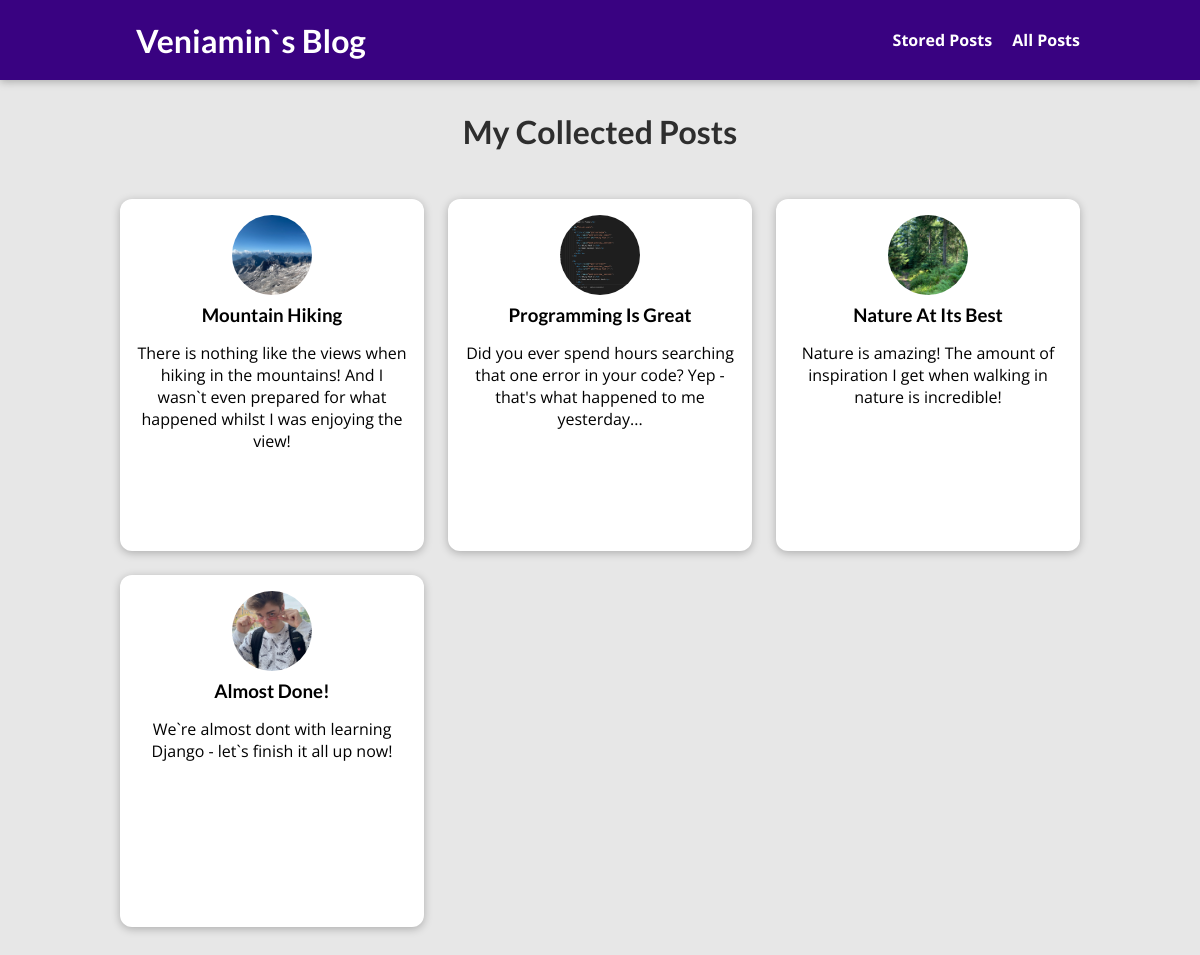
The page /posts on the database its author committed.
### blog/models.py (models this page shows, shortened)
class Post(models.Model):
    title = models.CharField(max_length = 150)
    excerpt = models.CharField(max_length = 200)
    image = models.ImageField(upload_to = 'posts', null = True)
    date = models.DateField(auto_now = True)
    slug = models.SlugField(unique = True, db_index = True)
    content = models.TextField() # validators = [MinValueValidator(10)]
    author = models.ForeignKey(Author, on_delete = models.SET_NULL, null = True, related_name = "posts")
    tags = models.ManyToManyField(Tag)

### blog/views.py (the view)
# urls.py: path("posts", views.AllPostsView.as_view(), name = "posts-page"),
class AllPostsView(ListView):
    template_name = "blog/all-posts.html"
    model = Post
    ordering = ["-date"]
    context_object_name = "all_posts"

### blog/templates/blog/all-posts.html (shortened to what this page needs)
{% extends "base.html" %}
{% load static %}
{% block css_files %}
  <link rel="stylesheet" href="{% static 'blog/post.css' %}">
  <link rel="stylesheet" href="{% static 'blog/all-posts.css' %}">
{% endblock %}
{% block content %}
  <section id="all-posts">
    <h2>My Collected Posts</h2>
    <ul>
      {% for post in all_posts %}
        {% include "blog/includes/post.html" %}
      {% endfor %}
    </ul>
  </section>
{% endblock %}

### templates/base.html (shortened to what this page needs)
{% load static %}
<!DOCTYPE html>
<html lang="en" dir="ltr">
  <head>
    <link rel="stylesheet" href="{% static 'app.css' %}">
    {% block css_files %}{% endblock %}
  </head>
  <body>
    <header id="main-navigation">
      <h1><a href="{% url 'starting-page' %}">Veniamin`s Blog</a></h1>
      <nav>
        <a href="{% url 'read-later' %}">Stored Posts</a>
        <a href="{% url 'posts-page' %}">All Posts</a>
      </nav>
    </header>
    {% block content %}
    {% endblock %}
  </body>
</html>

### blog/templates/blog/includes/post.html
<li>
  <article class="post">
    <a href="{% url 'post-detail-page' post.slug %}">
      <img src="{{ post.image.url }}" alt="{{ post.title }}">
      <div class="post__content">
        <h3>{{ post.title }}</h3>
        <p>
          {{ post.excerpt }}
        </p>
      </div>
    </a>
  </article>
</li>

### static/app.css (style rules this page uses)
* { box-sizing: border-box; }
html { font-family: 'Open Sans', 'Lato', sans-serif; }
body { margin: 0; }
h1, h2, h3 { font-family: 'Lato', sans-serif; font-weight: bold; }
#main-navigation { width: 100%; height: 5rem; display: flex; justify-content: space-between; align-items: center; padding: 0 10%; position: absolute; top: 0; left: 0; }
#main-navigation a { text-decoration: none; color: white; font-weight: bold; margin-left: 1rem; }

### blog/static/blog/post.css (style rules this page uses)
.post { display: flex; flex-direction: column; align-items: center; text-align: center; }
.post a { text-decoration: none; color: black; transition: all 0.2s ease; padding: 1rem; }
.post img { width: 5rem; height: 5rem; object-fit: cover; border-radius: 50%; }
.post h3 { margin: 0.25rem 0; }

### blog/static/blog/all-posts.css (style rules this page uses)
body { background-color: #e7e7e7; }
#main-navigation { background-color: #390281; box-shadow: 0 2px 8px rgba(0, 0, 0, 0.25); }
#all-posts { margin: 7rem auto; width: 90%; max-width: 60rem; }
#all-posts h2 { text-align: center; font-size: 2rem; color: #2e2e2e; margin: 3rem 0; }
ul { list-style: none; margin: 0; padding: 0; display: grid; grid-template-columns: repeat(auto-fill, minmax(17rem, 1fr)); gap: 1.5rem; }
.post img { width: 5rem; height: 5rem; }
.post a { height: 22rem; transform-origin: center; box-shadow: 0 2px 8px rgba(0, 0, 0, 0.25); border-radius: 12px; background-color: white; }

### rows shown on the page
Post: image (picture), title "Mountain Hiking", excerpt "There is nothing like the views when hiking in the mountains! And I wasn`t even prepared for what happened whilst I was enjoying the view!"
Post: image (picture), title "Programming Is Great", excerpt "Did you ever spend hours searching that one error in your code? Yep - that's what happened to me yesterday..."
Post: image (picture), title "Nature At Its Best", excerpt "Nature is amazing! The amount of inspiration I get when walking in nature is incredible!"
Post: image (picture), title "Almost Done!", excerpt "We`re almost dont with learning Django - let`s finish it all up now!"
